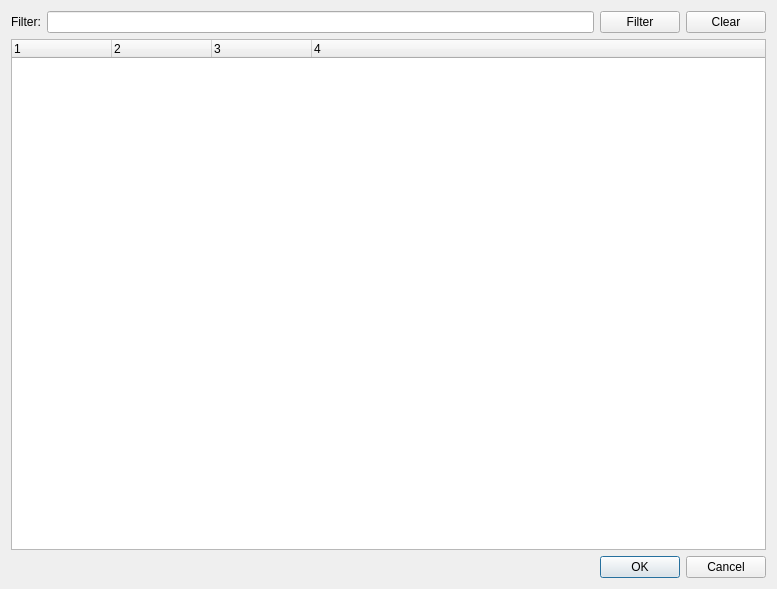
<?xml version="1.0" encoding="UTF-8"?>
<ui version="4.0">
 <class>ChoosePersonDialog</class>
 <widget class="QDialog" name="ChoosePersonDialog">
  <property name="geometry">
   <rect>
    <x>0</x>
    <y>0</y>
    <width>777</width>
    <height>589</height>
   </rect>
  </property>
  <property name="windowTitle">
   <string>Choose person</string>
  </property>
  <property name="windowIcon">
   <iconset resource="resources.qrc">
    <normaloff>:/resources/appIcon.svg</normaloff>:/resources/appIcon.svg</iconset>
  </property>
  <property name="modal">
   <bool>true</bool>
  </property>
  <layout class="QVBoxLayout" name="verticalLayout">
   <item>
    <layout class="QHBoxLayout" name="horizontalLayout">
     <item>
      <widget class="QLabel" name="findLabel">
       <property name="text">
        <string>Filter:</string>
       </property>
      </widget>
     </item>
     <item>
      <widget class="QLineEdit" name="findText"/>
     </item>
     <item>
      <widget class="QPushButton" name="findOk">
       <property name="text">
        <string>Filter</string>
       </property>
       <property name="icon">
        <iconset resource="resources.qrc">
         <normaloff>:/resources/find.svg</normaloff>:/resources/find.svg</iconset>
       </property>
      </widget>
     </item>
     <item>
      <widget class="QPushButton" name="findClear">
       <property name="text">
        <string>Clear</string>
       </property>
       <property name="icon">
        <iconset resource="resources.qrc">
         <normaloff>:/resources/clearFilter.svg</normaloff>:/resources/clearFilter.svg</iconset>
       </property>
      </widget>
     </item>
    </layout>
   </item>
   <item>
    <widget class="QTreeWidget" name="treeWidget">
     <property name="sizeAdjustPolicy">
      <enum>QAbstractScrollArea::AdjustToContents</enum>
     </property>
     <property name="alternatingRowColors">
      <bool>true</bool>
     </property>
     <property name="columnCount">
      <number>4</number>
     </property>
     <attribute name="headerCascadingSectionResizes">
      <bool>true</bool>
     </attribute>
     <attribute name="headerHighlightSections">
      <bool>false</bool>
     </attribute>
     <column>
      <property name="text">
       <string notr="true">1</string>
      </property>
     </column>
     <column>
      <property name="text">
       <string notr="true">2</string>
      </property>
     </column>
     <column>
      <property name="text">
       <string notr="true">3</string>
      </property>
     </column>
     <column>
      <property name="text">
       <string notr="true">4</string>
      </property>
     </column>
    </widget>
   </item>
   <item>
    <widget class="QDialogButtonBox" name="buttonBox">
     <property name="orientation">
      <enum>Qt::Horizontal</enum>
     </property>
     <property name="standardButtons">
      <set>QDialogButtonBox::Cancel|QDialogButtonBox::Ok</set>
     </property>
    </widget>
   </item>
  </layout>
 </widget>
 <tabstops>
  <tabstop>treeWidget</tabstop>
  <tabstop>findText</tabstop>
  <tabstop>findOk</tabstop>
  <tabstop>findClear</tabstop>
 </tabstops>
 <resources>
  <include location="resources.qrc"/>
 </resources>
 <connections>
  <connection>
   <sender>buttonBox</sender>
   <signal>rejected()</signal>
   <receiver>ChoosePersonDialog</receiver>
   <slot>reject()</slot>
   <hints>
    <hint type="sourcelabel">
     <x>316</x>
     <y>260</y>
    </hint>
    <hint type="destinationlabel">
     <x>286</x>
     <y>274</y>
    </hint>
   </hints>
  </connection>
 </connections>
</ui>
